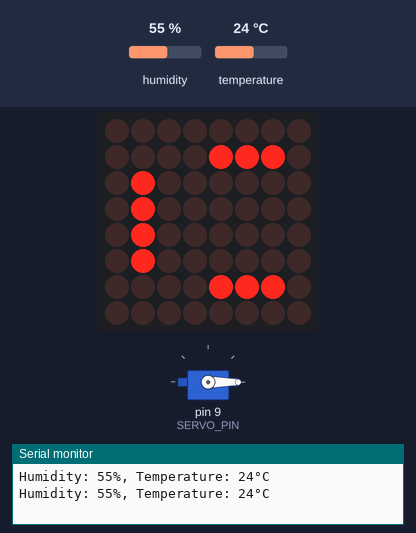
Recording of a sketch running on a simulated Arduino Uno, built with avr-gcc and run on an emulated ATmega328P. Parts: servo, 8×8 LED matrix, the last lines printed to the serial monitor. The inputs (shaded band) are chosen by the test bench; at power-on: humidity 55 %, temperature 24 °C.

Above: at 2.3 s.
2.4 s: humidity set to 58 %
4.7 s: humidity set to 61 %
At 7.8 s:
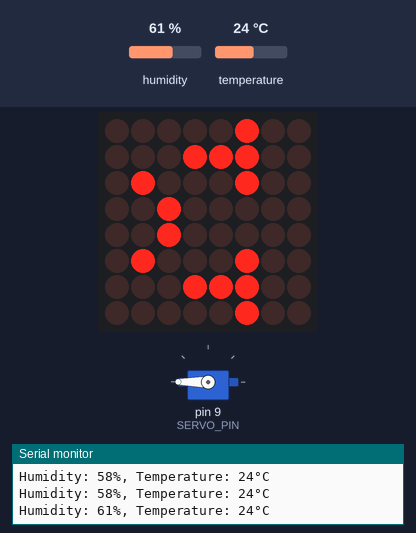
8.1 s: humidity set to 22 %
At 10.7 s:
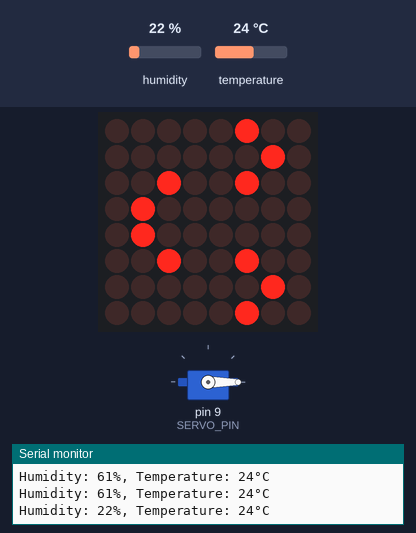
11.1 s: humidity set to 28 %
13.9 s: humidity set to 31 %
At 16.6 s:
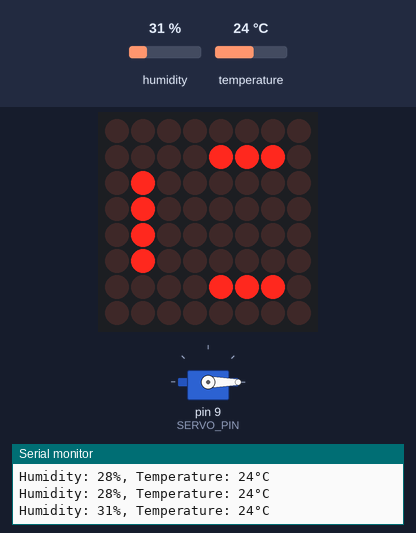
17.2 s: humidity set to 68 %
At 19.5 s:
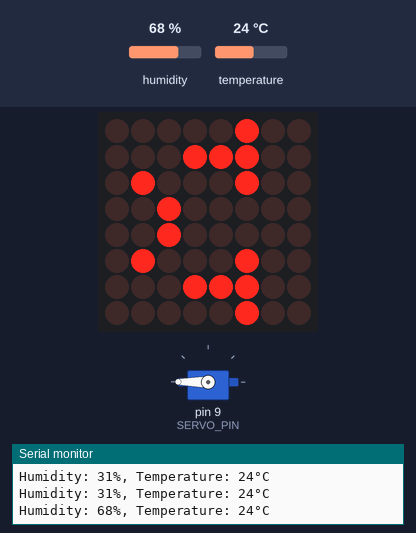
Timing chart, 0 to 21.0 s (numbered marks = the images above; inputs shaded):
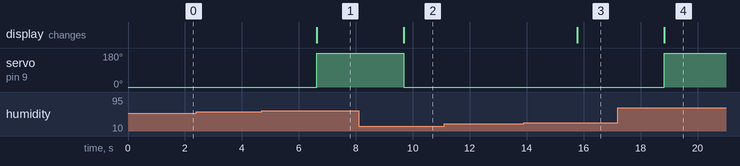

Measured:
- the behaviour switches between 59 and 60 % on humidity (found by bisection; images 0 and 1)
- the behaviour switches between 29 and 30 % on humidity (found by bisection; images 2 and 3)
- after the input at 4.7 s, servo on pin 9 (SERVO_PIN): 0° → 180° after 1.9 s; the display: changes after 1.9 s (image 1)
- after the input at 8.1 s, servo on pin 9 (SERVO_PIN): 180° → 0° after 1.6 s; the display: changes after 1.6 s (image 2)
- after the input at 13.9 s, the display: changes after 1.9 s (image 3)
- after the input at 17.2 s, servo on pin 9 (SERVO_PIN): 0° → 180° after 1.6 s; the display: changes after 1.6 s (image 4)

The sketch:

Humid_Control.ino
```cpp
/*-------------------------------------
  Module Name : Humid_Control.ino

  REVISION HISTORY in GitHub
  Link : https://github.com/embedded-weathering-with-you/my_name_is_sunny

  Description :
  This module is the implementation code
  for the Smart Teru Teru Bozu Bot project presented
  in the Embedded Software lecture.
-------------------------------------*/

#include <Adafruit_Sensor.h>
#include <Servo.h>
#include <LedControl.h>
#include <DHT11.h>

// 서보모터 핀
#define SERVO_PIN 9
// MAX7219 핀
#define MAX7219_DIN_PIN 11
#define MAX7219_CS_PIN 10
#define MAX7219_CLK_PIN 13
// DHT11 핀
#define DHT_PIN 2

// 객체 생성
Servo myServo;
LedControl lc = LedControl(MAX7219_DIN_PIN, MAX7219_CLK_PIN, MAX7219_CS_PIN, 1);
DHT11 dht(DHT_PIN); // DHT11 객체 생성 및 핀 번호 전달

void setup() {
  // 서보모터 초기화
  myServo.attach(SERVO_PIN);
  myServo.write(0); // 초기 위치

  // MAX7219 초기화
  lc.shutdown(0, false); // 모듈 활성화
  lc.setIntensity(0, 8);  // 밝기 설정 (0~15)
  lc.clearDisplay(0);     // 화면 초기화
  displayFace(0);         // 초기 표정 표시 (중립)

  // 시리얼 모니터 초기화
  Serial.begin(9600);
}

void loop() {
  // DHT11 습도 센서 데이터 읽기
  int temperature, humidity;
  int result = dht.readTemperatureHumidity(temperature, humidity);

  if (result == 0) { // 데이터 읽기 성공
    // 시리얼 모니터에 출력
    Serial.print("Humidity: ");
    Serial.print(humidity);
    Serial.print("%, Temperature: ");
    Serial.print(temperature);
    Serial.println("°C");

    // 습도에 따라 얼굴 및 서보모터 동작 변경
    if (humidity >= 60) {
      displayFace(2); // 우는 표정
      myServo.write(180); // 180도 이동
    } else if (humidity >= 30) {
      displayFace(0); // 무표정
      myServo.write(0); // 0도 이동
    } else {
      displayFace(1); // 웃는 표정
      myServo.write(0); // 0도 이동
    }
  } else {
    // 에러 메시지 출력
    Serial.print("DHT11 error: ");
    Serial.println(dht.getErrorString(result));
  }

  delay(1000); // 데이터 업데이트 주기
}

// 8*8 도트 매트릭스 표정 함수
void displayFace(int faceType) {
  // 표정 데이터
  byte neutralFace[8] = { // 무표정
    B00000000,
    B00001110,
    B01000000,
    B01000000,
    B01000000,
    B01000000,
    B00001110,
    B00000000
  };

  byte smileFace[8] = { // 웃는 얼굴
    B00000100,
    B00000010,
    B00100100,
    B01000000,
    B01000000,
    B00100100,
    B00000010,
    B00000100
  };

  byte sadFace[8] = { // 우는 표정
    B00000100,
    B00011100,
    B01000100,
    B00100000,
    B00100000,
    B01000100,
    B00011100,
    B00000100
  };

  // 표정 선택
  byte* selectedFace;
  if (faceType == 2) {
    selectedFace = sadFace;
  } else if (faceType == 1) {
    selectedFace = smileFace;
  } else {
    selectedFace = neutralFace;
  }

  // 도트 매트릭스에에 표정 출력
  for (int row = 0; row < 8; row++) {
    lc.setRow(0, row, selectedFace[row]);
  }
}
```
